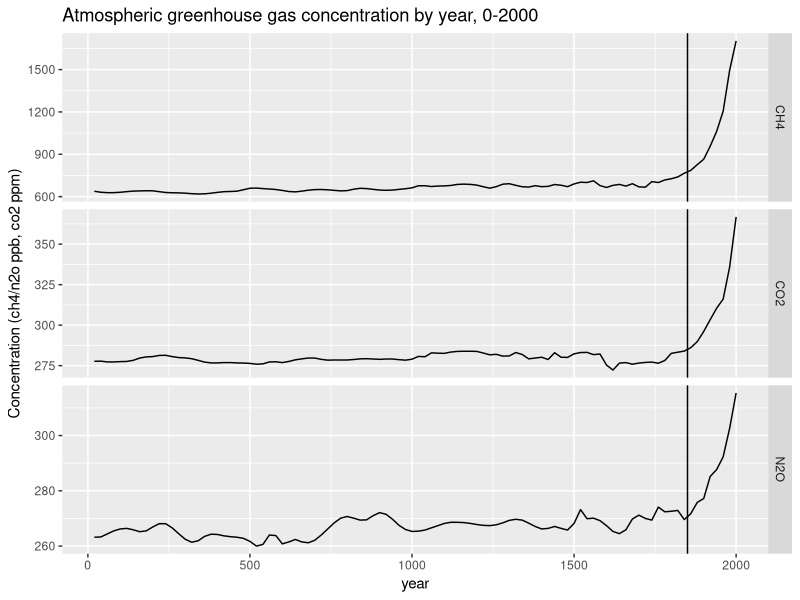
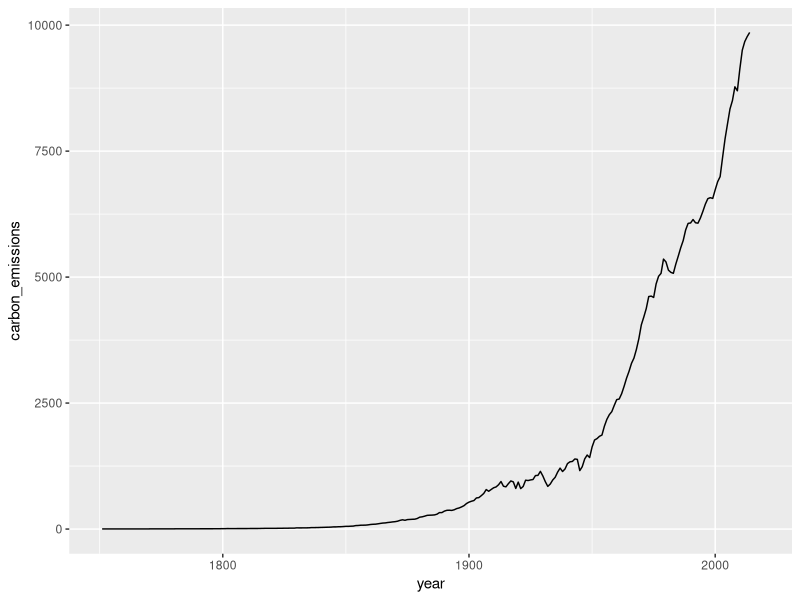
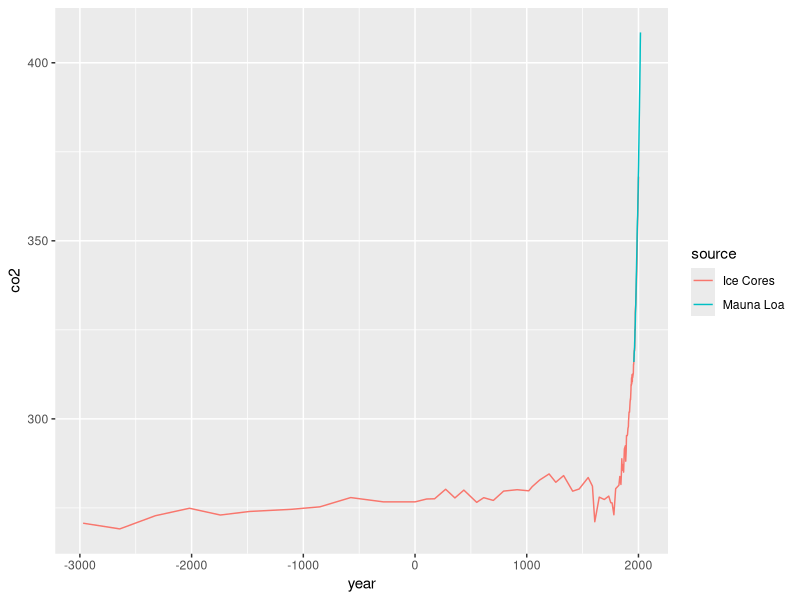

Here is the R script that generated these plots, in order:
library(tidyverse)
library(dslabs)
data(temp_carbon)
data(greenhouse_gases)
data(historic_co2)

min_c <- temp_carbon %>%
  filter(!is.na(carbon_emissions)) %>%
  select(year) %>%
  min()

max_c <- temp_carbon %>%
  filter(!is.na(carbon_emissions)) %>%
  select(year) %>%
  max()

min_c_c <- temp_carbon %>% 
  filter(year==min_c) %>% 
  select(carbon_emissions)

max_c_c <- temp_carbon %>% 
  filter(year==max_c) %>% 
  select(carbon_emissions)

max_c_c/min_c_c

#-------------------------------------

min_t <- temp_carbon %>%
  filter(!is.na(temp_anomaly)) %>%
  select(year) %>%
  min()
min_t

max_t <- temp_carbon %>%
  filter(!is.na(temp_anomaly)) %>%
  select(year) %>%
  max()
max_t

min_t_t <- temp_carbon %>% 
  filter(year==min_c) %>% 
  select(temp_anomaly)
min_t_t

max_t_t <- temp_carbon %>% 
  filter(year==max_c) %>% 
  select(temp_anomaly)
max_t_t

#---------------------------------

greenhouse_gases %>%
  ggplot(aes(year,concentration)) +
  geom_line() +
  facet_grid(gas~., scales = "free") +
  geom_vline(xintercept=1850) +
  ylab("Concentration (ch4/n2o ppb, co2 ppm)") +
  ggtitle("Atmospheric greenhouse gas concentration by year, 0-2000")

#---------------------------------

temp_carbon %>%
  ggplot(aes(year,carbon_emissions)) +
  geom_line()

historic_co2 %>%
  filter(year<=2018 & year>=-3000) %>% 
  ggplot(aes(year,co2, color=source)) +
  geom_line()
